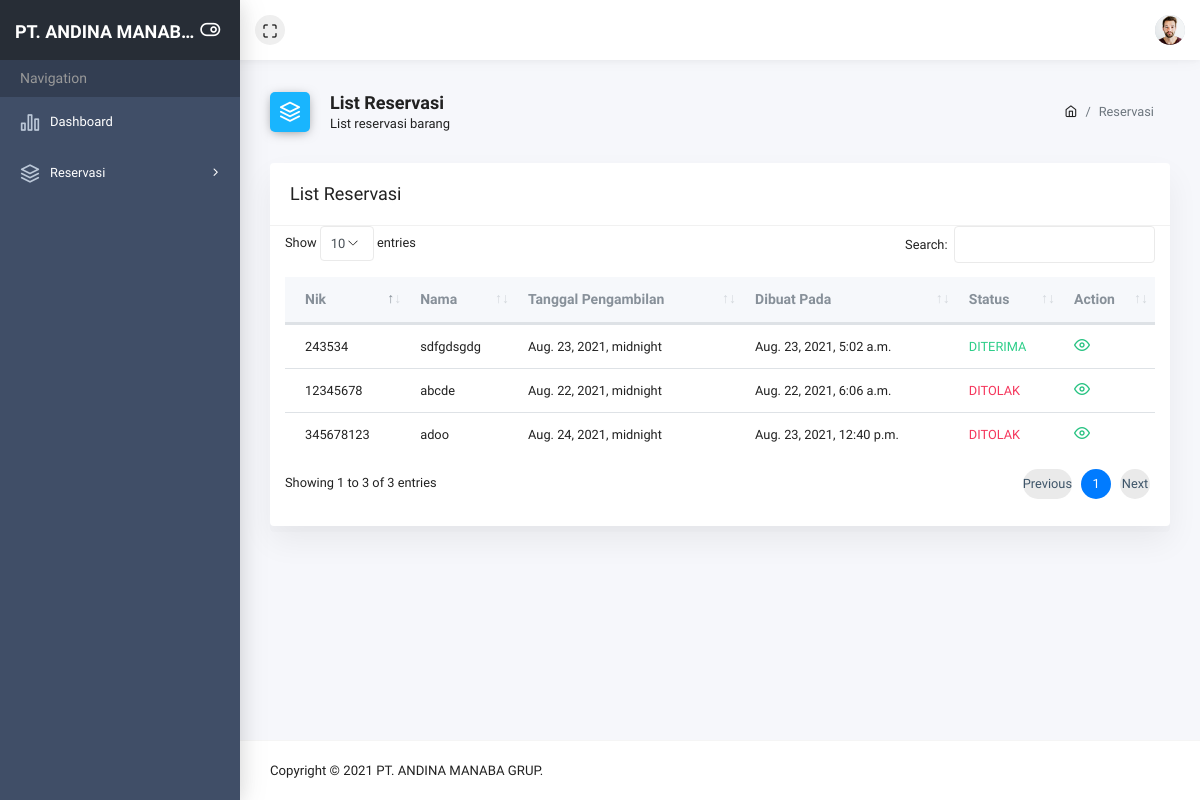
Before: /reservation/list/ (signed in) with the older database file.
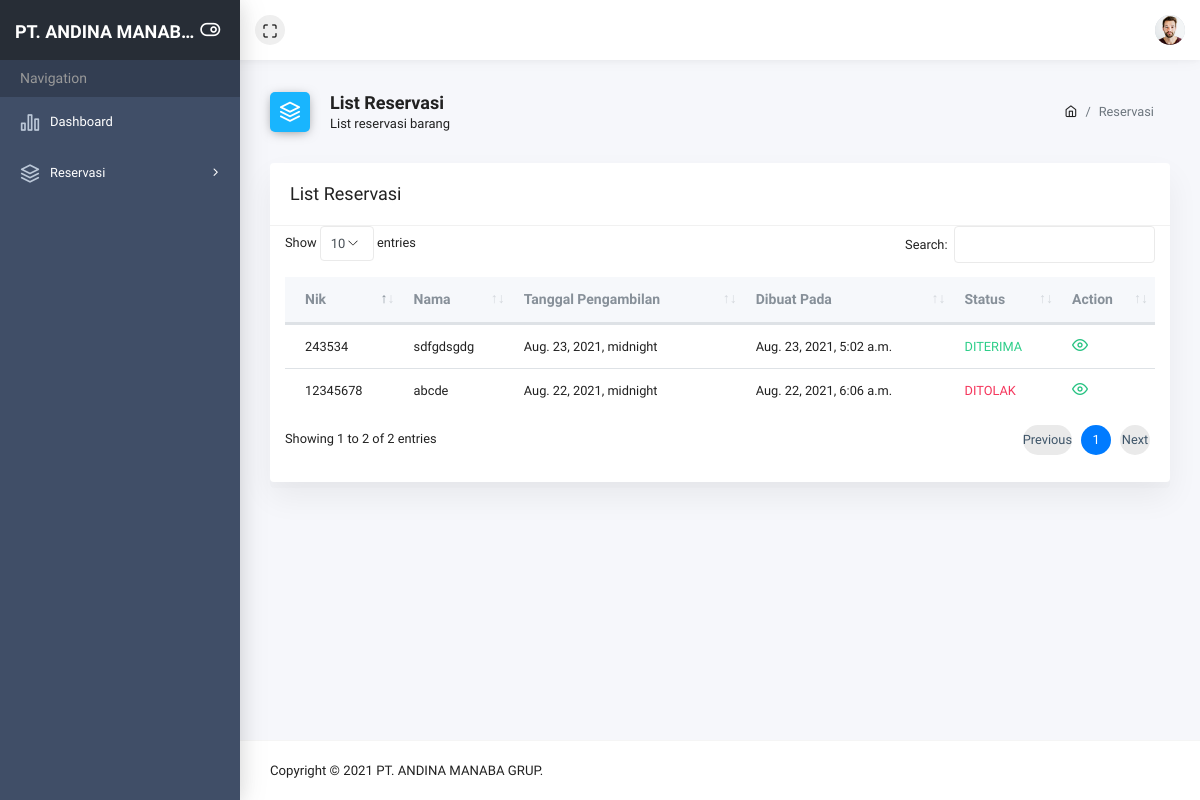
After: the same page with the newer database file.
### app_admin/models.py (models this page shows, shortened)
class Reservation(models.Model):
    user = models.ForeignKey(User, on_delete=models.CASCADE)
    schedule = models.DateTimeField(default=datetime.now, blank=True, null=True)
    nik = models.CharField(max_length=80)
    name = models.CharField(max_length=80)
    status = models.IntegerField(choices=ReservationStatus.choices, default=ReservationStatus.PANDING)
    undo = models.BooleanField(default=False, blank=True)
    created = models.DateTimeField(auto_now_add=True)
    updated = models.DateTimeField(auto_now=True)

### app_user/views.py (the view)
# urls.py: path('reservation/list/', reservation_list, name='reservation-list'),
@login_required(login_url='/signin/')
def reservation_list(request):
    if is_admin(request.user):
        return redirect('admin-home')
    else:
        reservations = Reservation.objects.filter(user=request.user).order_by('-id')
        context = {"reservations": reservations}
        return render(request, 'app_user/reservation-list.html', context)

### templatetags/user.py (called while the page is built)
@register.filter
def getUserPhoto(user_id):
    try:
        return UserDetail.objects.get(user__id=user_id).photo
    except:
        return ""

@register.filter
def is_admin(user):
    return user.groups.filter(name=UserRole.ADMIN.value).exists()

### utils/helpers.py (called while the page is built)
def is_admin(user: User) -> bool:
    groupName = UserRole.ADMIN.value
    group = Group.objects.get(name=groupName)
    if group in user.groups.all():
        return True
    else:
        return False

### templates/app_user/reservation-list.html (shortened to what this page needs)
{% extends 'base.html' %}
{% load static %}
{% block styles %}
<link rel="stylesheet" href="{% static 'theme/plugins/datatables.net-bs4/css/dataTables.bootstrap4.min.css' %}">
{% endblock %}
{% block heading_icon %}
<i class="ik ik-layers bg-blue"></i>
{% endblock heading_icon %}
{% block heading %}
<h5>List Reservasi</h5>
<span>List reservasi barang</span>
{% endblock heading %}
{% block breadcrumb %}
<li class="breadcrumb-item active" aria-current="page">Reservasi</li>
{% endblock breadcrumb %}
{% block content %}
<div class="card table-card">
    <div class="card-header">
        <h3>List Reservasi</h3>
    </div>
    <div class="card-block">
        <div class="container">
        <div class="table-responsive">
            <table class="table table-hover mb-0" id="reservation-table">
                <thead>
                    <tr>
                        <th>Nik</th>
                        <th>Nama</th>
                        <th>Tanggal Pengambilan</th>
                        <th>Dibuat Pada</th>
                        <th>Status</th>
                        <th>Action</th>
                    </tr>
                </thead>
                <tbody>
                    {% for reservation in reservations %}
                    <tr>
                        <td>{{reservation.nik}}</td>
                        <td>{{reservation.name}}</td>
                        <td>{{reservation.schedule}}</td>
                        <td>{{reservation.created}}</td>
                        <td>
                            {% if reservation.status == 1 %}
                            <span class="text-success">
                                DITERIMA
                            </span>
                            {% endif %}
                            {% if reservation.status == 3 %}
                            <span class="text-danger">
                                DITOLAK
                            </span>
                            {% endif %}
                        </td>
                        <td>
                            <a href="{% url 'user-reservation-detail' reservation.pk %}"><i class="ik ik-eye f-16 mr-15 text-green"></i></a>
                        </td>
                    </tr>
                    {% endfor %}
                </tbody>
            </table>
        </div>
        </div>
    </div>
</div>
{% endblock content %}

Changed rows visible on the page:
removed Reservation: nik "345678123", name "adoo", schedule "Aug. 24, 2021, midnight", created "Aug. 23, 2021, 12:40 p.m.", status "DITOLAK"
Other visible differences:
text written by a page script: "Show entries Search: Showing 1 to 3 of 3 entries Previous 1 Next" → "Show entries Search: Showing 1 to 2 of 2 entries Previous 1 Next"
